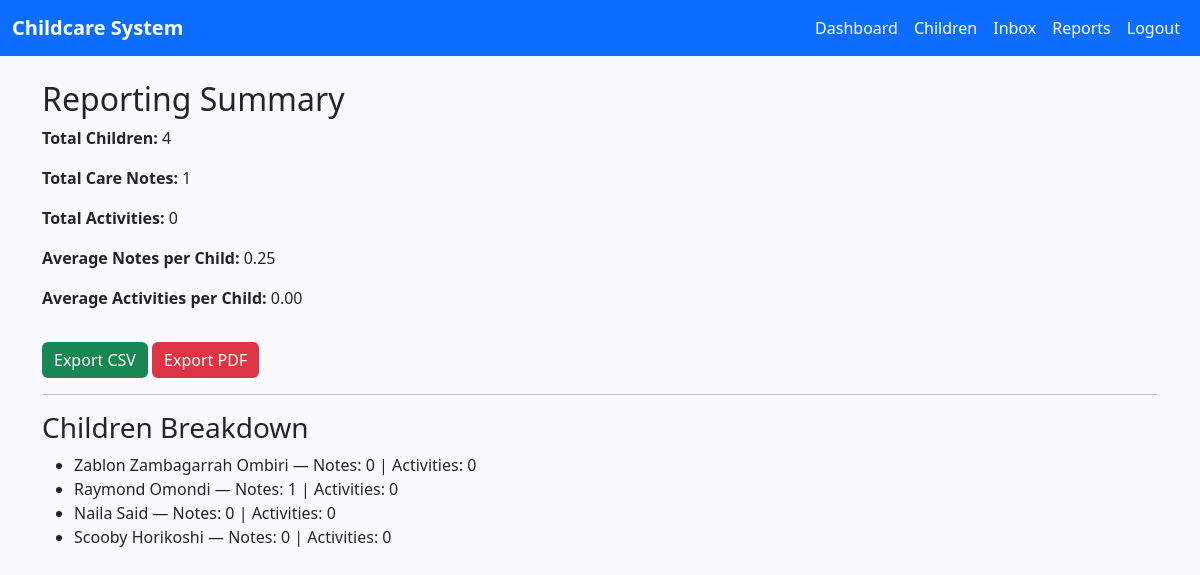
Page /reports/summary/ (signed in) on the committed database.
### core/models.py (models this page shows, shortened)
class Child(models.Model):
    name = models.CharField(max_length=100)
    age = models.PositiveIntegerField()
    parent = models.ForeignKey(
        settings.AUTH_USER_MODEL,
        on_delete=models.CASCADE,
        limit_choices_to={'role': 'PARENT'},
        related_name='children_as_parent'
    )
    caregiver = models.ForeignKey(
        settings.AUTH_USER_MODEL,
        on_delete=models.SET_NULL,
        null=True, blank=True,
        limit_choices_to={'role': 'CAREGIVER'},
        related_name='children_as_caregiver'
    )

### core/views.py (the view)
# urls.py: path('reports/summary/', views.reporting_summary, name='reporting_summary'),
@login_required
def reporting_summary(request):
    if request.user.role == 'ADMIN':
        children = Child.objects.all()
    elif request.user.role == 'PARENT':
        children = request.user.children_as_parent.all()
    elif request.user.role == 'CAREGIVER':
        children = request.user.children_as_caregiver.all()
    else:
        children = []
    total_children = children.count()
    total_notes = sum(child.care_notes.count() for child in children)
    total_activities = sum(child.activities.count() for child in children)
    avg_notes_per_child = total_notes / total_children if total_children > 0 else 0
    avg_activities_per_child = total_activities / total_children if total_children > 0 else 0
    return render(request, 'reporting_summary.html', {
        'children': children,
        'total_children': total_children,
        'total_notes': total_notes,
        'total_activities': total_activities,
        'avg_notes_per_child': avg_notes_per_child,
        'avg_activities_per_child': avg_activities_per_child,
    })

### core/templates/reporting_summary.html (shortened to what this page needs)
{% extends 'base.html' %}
{% block content %}
<h2>Reporting Summary</h2>
<p><strong>Total Children:</strong> {{ total_children }}</p>
<p><strong>Total Care Notes:</strong> {{ total_notes }}</p>
<p><strong>Total Activities:</strong> {{ total_activities }}</p>
<p><strong>Average Notes per Child:</strong> {{ avg_notes_per_child|floatformat:2 }}</p>
<p><strong>Average Activities per Child:</strong> {{ avg_activities_per_child|floatformat:2 }}</p>
<a href="{% url 'export_summary_csv' %}" class="btn btn-success mt-3">Export CSV</a>
<a href="{% url 'export_summary_pdf' %}" class="btn btn-danger mt-3">Export PDF</a>
<hr>
<h3>Children Breakdown</h3>
<ul>
    {% for child in children %}
    <li>
        {{ child.name }} — Notes: {{ child.care_notes.count }} | Activities: {{ child.activities.count }}
    </li>
    {% endfor %}
</ul>
{% endblock %}

### core/templates/base.html (style rules this page uses)
body { background-color: #f8faff; }
.btn-success { background-color: #198754; border: none; }
.btn-danger { background-color: #dc3545; border: none; }

### rows in the picture
Child: name "Zablon Zambagarrah Ombiri", care_notes.count "0", activities.count "0"
Child: name "Raymond Omondi", care_notes.count "1", activities.count "0"
Child: name "Naila Said", care_notes.count "0", activities.count "0"
Child: name "Scooby Horikoshi", care_notes.count "0", activities.count "0"

### other values in the picture
{{ total_children }} "4"
{{ total_notes }} "1"
{{ total_activities }} "0"
{{ avg_notes_per_child|floatformat:2 }} "0.25"
{{ avg_activities_per_child|floatformat:2 }} "0.00"
